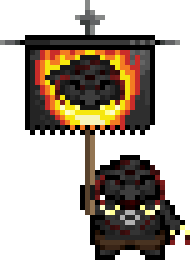
#> input picture scripts/hero-animations/src/calamitusk-the-chaorc-war-chief.png, 38 x 52 px, given in place of null-the-mage-slayer-body.png, which was not available (shown 5 times larger)
$ python berserker_sprite.py
#> lines starting #> are read from the running program, lines starting #| are printed output that depends on the picture; after the words box and inside, x2 and y2 are one past the last pixel; in counts of white or black regions, pixels touching at a corner belong together; pictures that were not available may be replaced by others from this repository, and a replacement may not be noted
### scripts/hero-animations/anim_common.py
# -*- coding: utf-8 -*-
"""Gemeinsame Helfer für die Hero-Idle-Animationen."""
import math
from PIL import Image
import numpy as np

WHITE = (255, 255, 255, 255)


def rgb(h, a=255):
    return (int(h[0:2], 16), int(h[2:4], 16), int(h[4:6], 16), a)


def px(a, x, y):
    return tuple(int(v) for v in a[y, x])


def wave(i, period, phase=0.0):
    return math.sin(2 * math.pi * i / period + phase)


# [17 lines left out: functions step, sweep_level, not called in this run]


STAR = [  # (Armlänge, Mitte, Arm innen, Arm außen) je Lebensframe
    (0, 'mid0', None, None),
    (1, 'white', 'mid0', None),
    (2, 'white', 'white', 'mid1'),
    (1, 'white', 'mid1', None),
    (0, 'mid0', None, None),
]


# [91 lines left out: functions sparkle_pixels, save_outputs, draw_sparkles, assert_not_clipped, ring8, draw_bounce, not called in this run]


BOUNCE12 = [0, 0, -1, -1, -1, 0, 0, 1, 1, 1, 0, 0]      # Federn im 12er-Takt

### scripts/hero-animations/berserker_sprite.py
# -*- coding: utf-8 -*-
"""Skin-Sprite „Berserker“ (Fate/Zero) für Null, the Mage Slayer.

Basis ist Nulls eigene Rüstung (src/null-the-mage-slayer-body.png): sie wird in
schwarz-violetten Berserker-Stahl umgefärbt, die drei roten Kerne weichen einem
roten Sichel-Visier, und die lila Klinge wird durch Berserkers langes, grobes,
blutiges Plattenschwert ersetzt. Die Leinwand ist größer als bei Null (Platz für
die längere Klinge, die Hörner und Berserkers wehende Bänder).

Erzeugt (alle gleich groß, deckungsgleich):
  src/berserking-null-body.png    Körper (ohne Bänder, die kommen in der Animation)
  src/berserking-null-blade.png   das blutige Schwert
  src/berserking-null.png         beides zusammen (Vorschau/Kartenbild)
Aufruf (aus scripts/hero-animations):  python3 berserker_sprite.py
"""
import os
import numpy as np
from PIL import Image, ImageDraw
from anim_common import rgb

W, H = 64, 38
OX, OY = 9, 7                                    # Nulls Körper (53x30) sitzt hier in der größeren Leinwand
OL = rgb('05040a')

# Null-Grau -> Berserker-Stahl (Stufen bleiben erhalten)
RECOLOR = {
    '000000': '05040a', '292929': '15122b', '414141': '221e42', '525252': '34305c',
    '6a6a6a': '48437a', '7b7b7b': '5c5796', '9c9c9c': '8a85c6',
}
BLOOD = [rgb(h) for h in ('2e0000', '6e0505', 'a80d0d', 'd92b24', 'ff7a66')]   # dunkel -> hell
VISOR = {'edge': rgb('8a0010'), 'core': rgb('ff2438'), 'hot': rgb('ffb8a8')}
CORES = [(36, 9), (36, 14), (36, 19)]            # 2x2, Koordinaten im Null-Körper


def hexc(c):
    return '%02x%02x%02x' % tuple(int(v) for v in c[:3])


# [6 lines left out: function shift, not called in this run]


def body():
    src = np.array(Image.open('src/null-the-mage-slayer-body.png').convert('RGBA')).astype(int)
    for y, x in zip(*np.nonzero(src[:, :, 3])):
        k = hexc(src[y, x])
        if k in RECOLOR:
            src[y, x] = rgb(RECOLOR[k])
#> this loop made 865 passes
#> (y, x, k) on passes 1 to 3: (0, 17, '868887'), (1, 17, '868887'), (2, 17, '616264')
#> src: shape (52, 38, 4) int64; mean R, G, B, A 35.8, 26.1, 16.9, 111.6
    for cx, cy in CORES[1:]:                                    # untere Kerne -> dunkle Plattenmitte
        src[cy:cy + 2, cx:cx + 2] = rgb('0b0916')
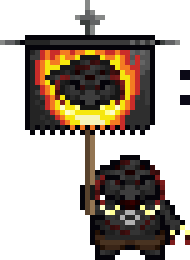
#> src: shape (52, 38, 4) int64 (shown 5 times larger); mean R, G, B, A 35.8, 26.2, 17, 112.7; transparent parts drawn white
    src[CORES[0][1]:CORES[0][1] + 2, CORES[0][0]:CORES[0][0] + 2] = rgb('05040a')
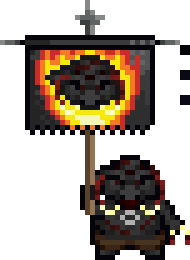
#> src: shape (52, 38, 4) int64 (shown 5 times larger); 0.2% of pixels changed, all inside (x1, y1, x2, y2) = (36, 9, 38, 11); transparent parts drawn white
    out = np.zeros((H, W, 4), int)
#> (the run stopped early here; a loop or call above may not have finished)
